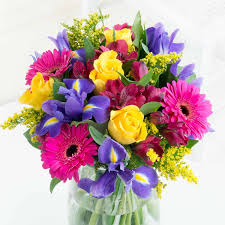
#> input picture diffflowers.jpg, 225 x 225 px
$ jupyter execute imagedatacomp.ipynb   (older library calls are emulated)
#> lines starting #> are read from the running program, lines starting #| are printed output that depends on the picture
[cell 1]
#  from PIL import Image

[cell 2]
# #load the image
# img  = Image.open('./diffflowers.jpg')
# # On successful execution of this statement,
# # an object of Image type is returned and stored in img variable)

[cell 3]
# [7 lines of commented-out code are left out]

[cell 4]
# print(img)

[cell 5]
import cv2

image = cv2.imread('./diffflowers.jpg')
#> image is the input picture: shape (225, 225, 3); mean B, G, R 165.2, 168.4, 195.1
gray = cv2.cvtColor(image, cv2.COLOR_BGR2GRAY)
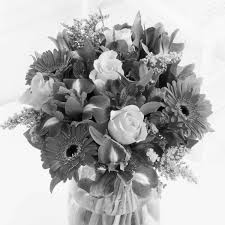
#> gray: shape (225, 225); min 0, max 255, mean 176

cv2.imshow('Original image',image)
cv2.imshow('Gray image', gray)

cv2.waitKey(0)
cv2.destroyAllWindows()

[cell 6]
print(" original image: ",image.size,"\n gray image:      ",gray.size)
#|  original image:  151875
#|  gray image:       50625

Down Scale

[cell 7]
scale_percent = 60 # percent of original size
width = int(gray.shape[1] * scale_percent / 100)
#> width = 135
height = int(gray.shape[0] * scale_percent / 100)
#> height = 135
dim = (width, height)
#> dim = (135, 135)
# resize image
resized = cv2.resize(gray, dim, interpolation = cv2.INTER_AREA)
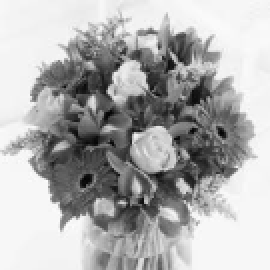
#> resized: shape (135, 135) (shown 2 times larger); min 2, max 253, mean 176

print('Original Dimensions : ',gray.shape)
#| Original Dimensions :  (225, 225)
print('Resized Dimensions : ',resized.shape)
#| Resized Dimensions :  (135, 135)

print('Original size : ',gray.size)
#| Original size :  50625
print('Resized size : ',resized.size)
#| Resized size :  18225
cv2.imwrite('reducegray.jpg',resized.size)

cv2.imshow("Resized image", resized)
cv2.waitKey(0)
cv2.destroyAllWindows()

up Scale

[cell 8]
print('Original Dimensions : ',gray.shape)   # the original gray image
#| Original Dimensions :  (225, 225)

scale_percent = 220 # percent of original size
width = int(gray.shape[1] * scale_percent / 100)
#> width = 495
height = int(gray.shape[0] * scale_percent / 100)
#> height = 495
dim = (width, height)
#> dim = (495, 495)
# resize image
resized = cv2.resize(gray, dim, interpolation = cv2.INTER_AREA)
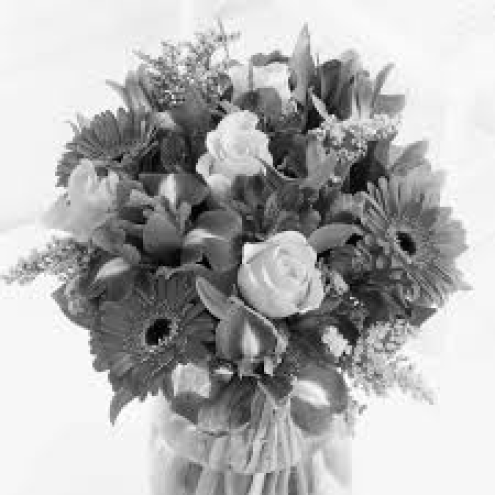
#> resized: shape (495, 495); min 0, max 255, mean 176

print('Resized Dimensions : ',resized.shape)
#| Resized Dimensions :  (495, 495)

cv2.imshow("Resized image", resized)
cv2.waitKey(0)
cv2.destroyAllWindows()

[cell 9]
# [13 lines of commented-out code are left out]

[cell 10]
# [20 lines of commented-out code are left out]

[cell 11]
print('small Dimensions : ',resized.shape)   # the original gray image
#| small Dimensions :  (495, 495)

scale_percent = 220 # percent of original size
width = int(resized.shape[1] * scale_percent / 100)
#> width = 1089
height = int(resized.shape[0] * scale_percent / 100)
#> height = 1089
dim = (width, height)
#> dim = (1089, 1089)
# resize image
bresized = cv2.resize(gray, dim, interpolation = cv2.INTER_AREA)

print('Resized Dimensions : ',bresized.shape)
#| Resized Dimensions :  (1089, 1089)

cv2.imshow("Resized gray image", bresized)
cv2.waitKey(0)
cv2.destroyAllWindows()

[cell 12]
backtorgb = cv2.cvtColor(bresized,cv2.COLOR_GRAY2RGB)

cv2.imshow("Resized colored image", backtorgb)
cv2.waitKey(0)
cv2.destroyAllWindows()
